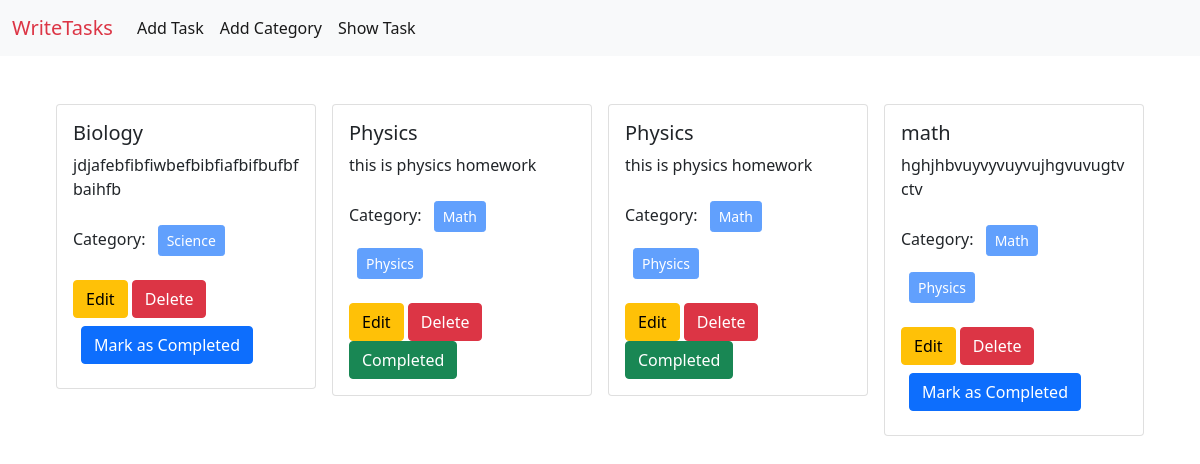
The page / on the database its author committed.
### task/models.py (models this page shows, shortened)
class Tasks(models.Model):
    title = models.CharField(max_length=50)
    description = models.TextField()
    completed = models.BooleanField(default=False)
    category = models.ManyToManyField(Category)
    taskAssignDate = models.DateField()  # Using snake_case for consistency

### category/models.py (models this page shows, shortened)
class Category(models.Model):
    name = models.CharField(max_length=100)

### task_manager/views.py (the view)
# urls.py: 2. Add a URL to urlpatterns:  path('', views.home, name='home')
def home(request):
    data = Tasks.objects.all()
    return render(request, 'home.html', {'data': data})

### templates/home.html
{% extends 'base.html' %} {% block content %}
<div class="d-flex flex-wrap justify-content-center px-5 pt-5">
  {% for task in data %}
  <div class="col-sm-3">
    <div class="card mx-2">
      <div class="card-body">
        <h5 class="card-title">{{ task.title }}</h5>
        <p class="card-text">{{ task.description }}</p>
        <p>
          Category: {% for catego in task.category.all %}
          <button class="btn btn-primary btn-sm m-2 text-white" disabled>
            {{ catego.name }}
          </button>
          {% endfor %}
        </p>
        <a href="{% url 'edit_task' task.id %}" class="btn btn-warning">Edit</a>
        <a href="{% url 'delete_task' task.id %}" class="btn btn-danger"
          >Delete</a
        >
        {% if task.completed %}
        <a href="#" class="btn btn-success">Completed</a>
        {% elif not task.completed%}
        <a href="{% url 'edit_task' task.id %}" class="btn btn-primary m-2"
          >Mark as Completed</a
        >
        {% endif %}
      </div>
    </div>
  </div>
  {% endfor %}
</div>
{% endblock %}

### templates/base.html (shortened to what this page needs)
<!DOCTYPE html>
<html lang="en">
  <head>
    <link
      href="https://cdn.jsdelivr.net/npm/bootstrap@5.0.2/dist/css/bootstrap.min.css"
      rel="stylesheet"
    />
  </head>
  <body>
    <nav class="navbar navbar-expand-lg navbar-light bg-light">
      <div class="container-fluid">
        <a class="navbar-brand text-danger" href="#">WriteTasks</a>
        <div class="collapse navbar-collapse" id="navbarNav">
          <ul class="navbar-nav">
            <li class="nav-item">
              <a
                class="nav-link active"
                aria-current="page"
                href="{% url 'add_Task' %}"
                >Add Task</a
              >
            </li>
            <li class="nav-item">
              <a class="nav-link active" href="{% url 'add_Category' %}"
                >Add Category</a
              >
            </li>
            <li class="nav-item">
              <a class="nav-link active" href="{% url 'homepage' %}"
                >Show Task</a
              >
            </li>
          </ul>
        </div>
      </div>
    </nav>
    {% block content %} {% endblock %}
  </body>
</html>

### rows shown on the page
Tasks: title "Biology", description "jdjafebfibfiwbefbibfiafbifbufbfbaihfb", completed "Mark as Completed"
Category: name "Science"
Tasks: title "Physics", description "this is physics homework", completed "Completed"
Category: name "Math"
Category: name "Physics"
Tasks: title "Physics", description "this is physics homework", completed "Completed"
Tasks: title "math", description "hghjhbvuyvyvuyvujhgvuvugtvctv", completed "Mark as Completed"
